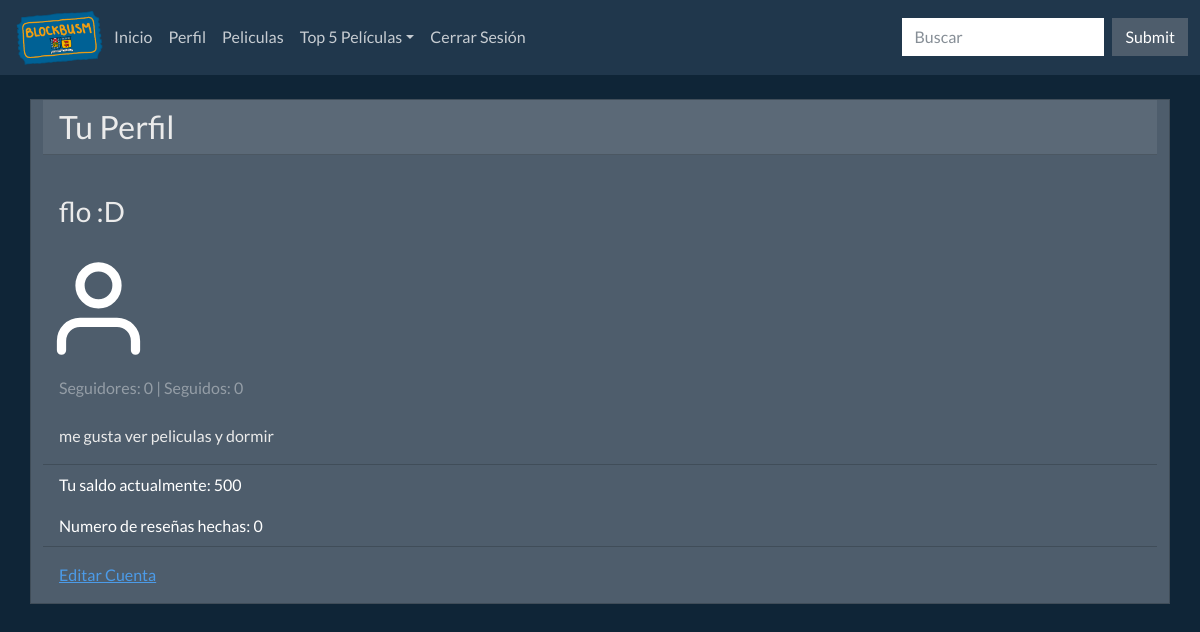
Screenshot of /PHP/perfil.php (signed in) with the database file from the repository.
### tables this page shows
CREATE TABLE `usuarios` (
  `nombre` varchar(50) NOT NULL,
  `clave` varchar(50) NOT NULL,
  `mail` varchar(50) NOT NULL,
  `saldo` int(11) NOT NULL DEFAULT 500,
  `seguidores` int(11) NOT NULL DEFAULT 0,
  `seguidos` int(11) NOT NULL DEFAULT 0,
  `descripcion` varchar(255) NOT NULL
);

### PHP/perfil.php (the view, shortened to what this page needs)
<?php
include("cabeza.php");
include("conexion-bd.php");
$mail = $_SESSION['usuario'];
$result = mysqli_query($conexion, "SELECT * FROM usuarios WHERE mail = '$mail'");
$row = mysqli_fetch_array($result);
$cantr = mysqli_num_rows(mysqli_query($conexion, "SELECT * FROM reseñas WHERE usuario = '$mail'"));
?>
<div class="card mb-4">
	<h2 class="card-header">Tu Perfil</h2>
	<div class="card-body">
		<h3 class="card-title"><?php echo $row['nombre'] ?></h3>
	</div>
	<img src="../IMAGES/user.svg" alt="icono" width="10%" height="25%">
	<div class="card-body">
		<p class="card-subtitle text-muted"><?php echo "Seguidores: ", $row['seguidores'], " | Seguidos: ", $row['seguidos'] ?></p>
		<p class="card-text"><?php echo $row['descripcion'] ?></p>
	</div>
	<ul class="list-group list-group-flush">
		<li class="list-group-item">Tu saldo actualmente: <?php echo $row['saldo'] ?></li>
		<li class="list-group-item">Numero de reseñas hechas: <?php echo $cantr ?></li>
	</ul>
	<div class="card-body">
		<a href="#" class="card-link">Editar Cuenta</a>
	</div>
</div>
<?php include("pie.php"); ?>

### rows the page displays
usuarios: nombre "flo :D", seguidores "0", seguidos "0", descripcion "me gusta ver peliculas y dormir", saldo "500"

### other values shown
$cantr "0"
